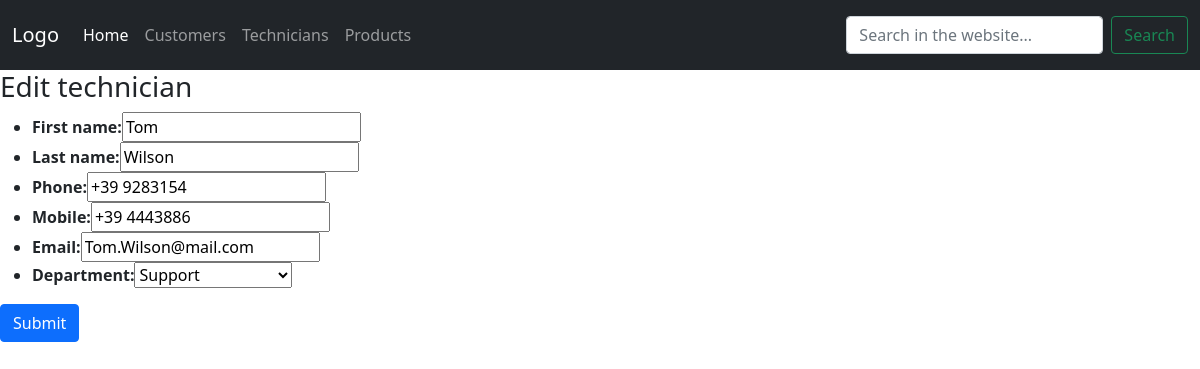
The page /update_technician/286 on the database its author committed.
### hotline/models.py (models this page shows, shortened)
class technician(models.Model):
    first_name = models.CharField(max_length=50)
    last_name = models.CharField(max_length=50)
    office_phone = models.CharField(max_length=15, null=True, blank=True)
    mobile_phone = models.CharField(max_length=15, null=True, blank=True)
    email = models.CharField(max_length=100, null=True, blank=True)
    department_id = ForeignKey('department', on_delete=models.PROTECT)

### hotline/views.py (the view)
# urls.py: path('update_technician/<str:pk>', views.update_technician, name="update_technician"),
def update_technician(request, pk):
    technician = all_technicians.get(id=pk)
    form = technicianForm(instance=technician)
    if request.method == "POST":
        form = technicianForm(request.POST, instance=technician)
        if form.is_valid():
            form.save()
            return redirect('/')
    context = {
        'technician_form': form,
        'current_view': request.resolver_match.url_name
    }
    return render(request, 'hotline/technician_form.html', context)

### hotline/forms.py
class technicianForm(ModelForm):
    class Meta:
        model = technician
        fields = '__all__'

### hotline/models.py (called while the page is built)
    def __str__(self):
        return self.name

### hotline/templates/hotline/technician_form.html (shortened to what this page needs)
{% extends 'hotline/home.html' %}
{% block content %}
{% if current_view == 'new_technician' %}
<h3>New technician</h3>
{% elif current_view == 'update_technician' %}
<h3>Edit technician</h3>
{% endif %}
<form action="#" method="post">
    <ul>
        <li><b>First name:</b>{{ technician_form.first_name }}</li>
        <li><b>Last name:</b>{{ technician_form.last_name }}</li>
        <li><b>Phone:</b>{{ technician_form.office_phone }}</li>
        <li><b>Mobile:</b>{{ technician_form.mobile_phone }}</li>
        <li><b>Email:</b>{{ technician_form.email }}</li>
        <li><b>Department:</b>{{ technician_form.department_id }}</li>
    </ul>
    <input type="submit" class="btn btn-primary"></button>
</form>
{% endblock %}

### rows shown on the page
technician: first_name "Tom", last_name "Wilson", office_phone "+39 9283154", mobile_phone "+39 4443886", email "Tom.Wilson@mail.com", department_id "Support"
